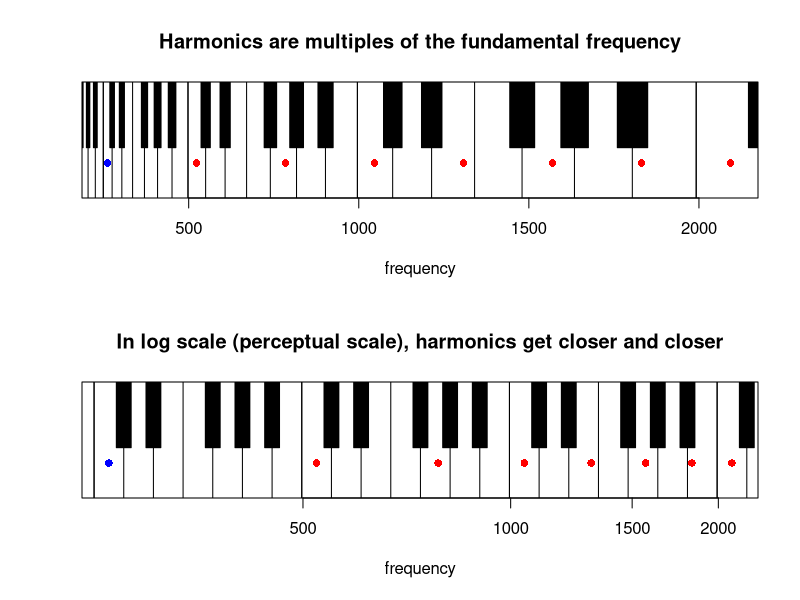

This chart was generated by the following R code:
PlotOctave <- function(freq) {
  abline(v=freq*2^(-0.5:6.5/7)) ## White keys: 7 equal divisions
  blacks <- c(1,2,4,5,6)   ## 5 black keys: 0.8-1.2, 1.8-2.2, 3.8-4.2, 4.8-5.2, 5.8-6.2
  for (black in blacks){
    bs <- freq * 2 ^ c((black-0.75)/7, (black-0.25)/7)
    rect(bs[1], 0.5, bs[2], 1, col='black')
  }
}
cs <- 261.63*2^(-2:3)
harmonics <- 261.63*1:8
MakePlots <- function(text) {
  sapply(cs, PlotOctave)
  points(harmonics, rep(0.4, length(harmonics)), col='red', pch=16)
  points(harmonics[1], 0.4, col='blue', pch=16)
  title(text)
}
par(mfrow=c(2,1))
plot(1, 0, type='n', xlim=c(260,2100), ylim=c(0.2,0.9), xlab="frequency", ylab="", yaxt="n")
MakePlots("Harmonics are multiples of the fundamental frequency")
plot(1, 0, type='n', xlim=c(260,2100), ylim=c(0.2,0.9), xlab="frequency", log="x", ylab="", yaxt="n")
MakePlots("In log scale (perceptual scale), harmonics get closer and closer")


# Plot violin next to piano




